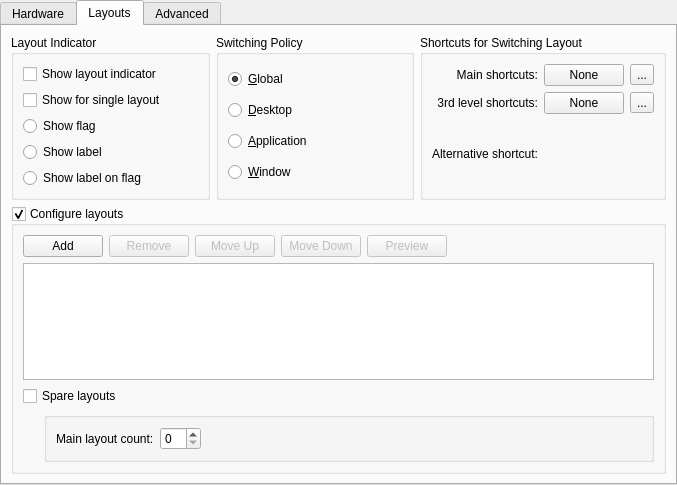
<?xml version="1.0" encoding="UTF-8"?>
<ui version="4.0">
 <class>TabWidget</class>
 <widget class="QTabWidget" name="TabWidget">
  <property name="geometry">
   <rect>
    <x>0</x>
    <y>0</y>
    <width>677</width>
    <height>485</height>
   </rect>
  </property>
  <property name="currentIndex">
   <number>1</number>
  </property>
  <widget class="QWidget" name="tabHardware">
   <attribute name="title">
    <string>Hardware</string>
   </attribute>
   <layout class="QFormLayout" name="formLayout">
    <item row="0" column="0">
     <widget class="QLabel" name="label_4">
      <property name="sizePolicy">
       <sizepolicy hsizetype="Minimum" vsizetype="Preferred">
        <horstretch>1</horstretch>
        <verstretch>0</verstretch>
       </sizepolicy>
      </property>
      <property name="text">
       <string>Keyboard &amp;model:</string>
      </property>
      <property name="alignment">
       <set>Qt::AlignRight|Qt::AlignTrailing|Qt::AlignVCenter</set>
      </property>
      <property name="buddy">
       <cstring>keyboardModelComboBox</cstring>
      </property>
     </widget>
    </item>
    <item row="0" column="1">
     <widget class="QComboBox" name="keyboardModelComboBox">
      <property name="sizePolicy">
       <sizepolicy hsizetype="Expanding" vsizetype="Fixed">
        <horstretch>2</horstretch>
        <verstretch>0</verstretch>
       </sizepolicy>
      </property>
      <property name="whatsThis">
       <string>Here you can choose a keyboard model. This setting is independent of your keyboard layout and refers to the &quot;hardware&quot; model, i.e. the way your keyboard is manufactured. Modern keyboards that come with your computer usually have two extra keys and are referred to as &quot;104-key&quot; models, which is probably what you want if you do not know what kind of keyboard you have.
</string>
      </property>
      <property name="maxVisibleItems">
       <number>15</number>
      </property>
      <property name="sizeAdjustPolicy">
       <enum>QComboBox::AdjustToContentsOnFirstShow</enum>
      </property>
     </widget>
    </item>
    <item row="1" column="0" colspan="2">
     <widget class="QWidget" name="lowerHardwareWidget" native="true">
      <property name="sizePolicy">
       <sizepolicy hsizetype="Expanding" vsizetype="Expanding">
        <horstretch>1</horstretch>
        <verstretch>1</verstretch>
       </sizepolicy>
      </property>
      <property name="minimumSize">
       <size>
        <width>0</width>
        <height>100</height>
       </size>
      </property>
      <property name="baseSize">
       <size>
        <width>0</width>
        <height>0</height>
       </size>
      </property>
      <layout class="QVBoxLayout" name="verticalLayout_2">
       <property name="margin">
        <number>0</number>
       </property>
      </layout>
     </widget>
    </item>
   </layout>
  </widget>
  <widget class="QWidget" name="tabLayouts">
   <attribute name="title">
    <string>Layouts</string>
   </attribute>
   <layout class="QGridLayout" name="gridLayout_2">
    <item row="0" column="0">
     <layout class="QHBoxLayout" name="horizontalLayout_3">
      <item>
       <widget class="KButtonGroup" name="kbuttongroup">
        <property name="title">
         <string>Layout Indicator</string>
        </property>
        <layout class="QGridLayout" name="gridLayout_3">
         <item row="0" column="0">
          <widget class="QCheckBox" name="showIndicatorChk">
           <property name="text">
            <string>Show layout indicator</string>
           </property>
          </widget>
         </item>
         <item row="1" column="0">
          <widget class="QCheckBox" name="showSingleChk">
           <property name="text">
            <string>Show for single layout</string>
           </property>
          </widget>
         </item>
         <item row="2" column="0">
          <widget class="QRadioButton" name="showFlagRadioBtn">
           <property name="text">
            <string>Show flag</string>
           </property>
          </widget>
         </item>
         <item row="3" column="0">
          <widget class="QRadioButton" name="showLabelRadioBtn">
           <property name="text">
            <string>Show label</string>
           </property>
          </widget>
         </item>
         <item row="4" column="0">
          <widget class="QRadioButton" name="showLabelOnFlagRadioBtn">
           <property name="text">
            <string>Show label on flag</string>
           </property>
          </widget>
         </item>
        </layout>
       </widget>
      </item>
      <item>
       <widget class="KButtonGroup" name="switchingPolicyButtonGroup">
        <property name="whatsThis">
         <string>If you select &quot;Application&quot; or &quot;Window&quot; switching policy, changing the keyboard layout will only affect the current application or window.</string>
        </property>
        <property name="title">
         <string>Switching Policy</string>
        </property>
        <layout class="QGridLayout">
         <item row="0" column="0">
          <widget class="QRadioButton" name="switchByGlobalRadioBtn">
           <property name="text">
            <string>&amp;Global</string>
           </property>
           <property name="checked">
            <bool>true</bool>
           </property>
          </widget>
         </item>
         <item row="1" column="0">
          <widget class="QRadioButton" name="switchByDesktopRadioBtn">
           <property name="text">
            <string>&amp;Desktop</string>
           </property>
          </widget>
         </item>
         <item row="2" column="0">
          <widget class="QRadioButton" name="switchByApplicationRadioBtn">
           <property name="text">
            <string>&amp;Application</string>
           </property>
          </widget>
         </item>
         <item row="3" column="0">
          <widget class="QRadioButton" name="switchByWindowRadioBtn">
           <property name="text">
            <string>&amp;Window</string>
           </property>
          </widget>
         </item>
        </layout>
       </widget>
      </item>
      <item>
       <widget class="QGroupBox" name="shortcutsGroupBox">
        <property name="title">
         <string>Shortcuts for Switching Layout</string>
        </property>
        <layout class="QGridLayout" name="_2">
         <item row="0" column="0">
          <widget class="QLabel" name="label">
           <property name="text">
            <string>Main shortcuts:</string>
           </property>
           <property name="alignment">
            <set>Qt::AlignRight|Qt::AlignTrailing|Qt::AlignVCenter</set>
           </property>
           <property name="buddy">
            <cstring>xkbGrpShortcutBtn</cstring>
           </property>
          </widget>
         </item>
         <item row="0" column="1">
          <widget class="QPushButton" name="xkbGrpShortcutBtn">
           <property name="whatsThis">
            <string>This is a shortcut for switching layouts which is handled by X.org. It allows modifier-only shortcuts.</string>
           </property>
           <property name="text">
            <string comment="no shortcut defined">None</string>
           </property>
          </widget>
         </item>
         <item row="0" column="2">
          <widget class="QToolButton" name="xkbGrpClearBtn">
           <property name="text">
            <string>...</string>
           </property>
          </widget>
         </item>
         <item row="1" column="0">
          <widget class="QLabel" name="label_3">
           <property name="text">
            <string>3rd level shortcuts:</string>
           </property>
           <property name="alignment">
            <set>Qt::AlignRight|Qt::AlignTrailing|Qt::AlignVCenter</set>
           </property>
           <property name="buddy">
            <cstring>xkb3rdLevelShortcutBtn</cstring>
           </property>
          </widget>
         </item>
         <item row="1" column="1">
          <widget class="QPushButton" name="xkb3rdLevelShortcutBtn">
           <property name="whatsThis">
            <string>This is a shortcut for switching to a third level of the active layout (if it has one) which is handled by X.org. It allows modifier-only shortcuts.</string>
           </property>
           <property name="text">
            <string comment="no shortcut defined">None</string>
           </property>
          </widget>
         </item>
         <item row="1" column="2">
          <widget class="QToolButton" name="xkb3rdLevelClearBtn">
           <property name="text">
            <string>...</string>
           </property>
          </widget>
         </item>
         <item row="2" column="0">
          <widget class="QLabel" name="label_2">
           <property name="text">
            <string>Alternative shortcut:</string>
           </property>
           <property name="alignment">
            <set>Qt::AlignRight|Qt::AlignTrailing|Qt::AlignVCenter</set>
           </property>
           <property name="buddy">
            <cstring>kdeKeySequence</cstring>
           </property>
          </widget>
         </item>
         <item row="2" column="1" colspan="2">
          <widget class="KKeySequenceWidget" name="kdeKeySequence">
           <property name="whatsThis">
            <string>This is a shortcut for switching layouts which is handled by KDE. It does not support modifier-only shortcuts and also may not work in some situations (e.g. if popup is active or from screensaver).</string>
           </property>
           <property name="multiKeyShortcutsAllowed">
            <bool>false</bool>
           </property>
          </widget>
         </item>
        </layout>
       </widget>
      </item>
     </layout>
    </item>
    <item row="1" column="0">
     <widget class="QGroupBox" name="layoutsGroupBox">
      <property name="enabled">
       <bool>true</bool>
      </property>
      <property name="title">
       <string>Configure layouts</string>
      </property>
      <property name="flat">
       <bool>false</bool>
      </property>
      <property name="checkable">
       <bool>true</bool>
      </property>
      <layout class="QGridLayout" name="gridLayout_5">
       <item row="0" column="0" colspan="2">
        <layout class="QHBoxLayout" name="horizontalLayout">
         <item>
          <widget class="QPushButton" name="addLayoutBtn">
           <property name="text">
            <string>Add</string>
           </property>
          </widget>
         </item>
         <item>
          <widget class="QPushButton" name="removeLayoutBtn">
           <property name="enabled">
            <bool>false</bool>
           </property>
           <property name="text">
            <string>Remove</string>
           </property>
          </widget>
         </item>
         <item>
          <widget class="QPushButton" name="moveUpBtn">
           <property name="enabled">
            <bool>false</bool>
           </property>
           <property name="text">
            <string>Move Up</string>
           </property>
          </widget>
         </item>
         <item>
          <widget class="QPushButton" name="moveDownBtn">
           <property name="enabled">
            <bool>false</bool>
           </property>
           <property name="text">
            <string>Move Down</string>
           </property>
          </widget>
         </item>
         <item>
          <widget class="QPushButton" name="previewbutton">
           <property name="enabled">
            <bool>false</bool>
           </property>
           <property name="text">
            <string>Preview</string>
           </property>
          </widget>
         </item>
         <item>
          <spacer name="horizontalSpacer">
           <property name="orientation">
            <enum>Qt::Horizontal</enum>
           </property>
           <property name="sizeHint" stdset="0">
            <size>
             <width>40</width>
             <height>20</height>
            </size>
           </property>
          </spacer>
         </item>
        </layout>
       </item>
       <item row="1" column="0" colspan="2">
        <widget class="QTableView" name="layoutsTableView">
         <property name="selectionBehavior">
          <enum>QAbstractItemView::SelectRows</enum>
         </property>
         <property name="showGrid">
          <bool>false</bool>
         </property>
         <attribute name="verticalHeaderVisible">
          <bool>false</bool>
         </attribute>
        </widget>
       </item>
       <item row="2" column="0" colspan="2">
        <widget class="QCheckBox" name="layoutLoopingCheckBox">
         <property name="text">
          <string>Spare layouts</string>
         </property>
        </widget>
       </item>
       <item row="3" column="0">
        <spacer name="horizontalSpacer_2">
         <property name="orientation">
          <enum>Qt::Horizontal</enum>
         </property>
         <property name="sizeType">
          <enum>QSizePolicy::Fixed</enum>
         </property>
         <property name="sizeHint" stdset="0">
          <size>
           <width>15</width>
           <height>20</height>
          </size>
         </property>
        </spacer>
       </item>
       <item row="3" column="1">
        <widget class="QGroupBox" name="layoutLoopingGroupBox">
         <property name="title">
          <string/>
         </property>
         <property name="flat">
          <bool>true</bool>
         </property>
         <layout class="QGridLayout" name="gridLayout_4">
          <item row="0" column="0">
           <widget class="QLabel" name="label_5">
            <property name="text">
             <string>Main layout count:</string>
            </property>
           </widget>
          </item>
          <item row="0" column="1">
           <widget class="QSpinBox" name="layoutLoopCountSpinBox"/>
          </item>
          <item row="0" column="2">
           <spacer name="horizontalSpacer_3">
            <property name="orientation">
             <enum>Qt::Horizontal</enum>
            </property>
            <property name="sizeHint" stdset="0">
             <size>
              <width>431</width>
              <height>20</height>
             </size>
            </property>
           </spacer>
          </item>
         </layout>
        </widget>
       </item>
      </layout>
     </widget>
    </item>
   </layout>
  </widget>
  <widget class="QWidget" name="tabAdvanced">
   <attribute name="title">
    <string>Advanced</string>
   </attribute>
   <layout class="QGridLayout" name="gridLayout_1">
    <item row="0" column="0" colspan="2">
     <widget class="QCheckBox" name="configureKeyboardOptionsChk">
      <property name="text">
       <string>&amp;Configure keyboard options</string>
      </property>
     </widget>
    </item>
    <item row="1" column="0">
     <widget class="QTreeView" name="xkbOptionsTreeView">
      <property name="enabled">
       <bool>false</bool>
      </property>
      <property name="selectionMode">
       <enum>QAbstractItemView::NoSelection</enum>
      </property>
      <property name="headerHidden">
       <bool>true</bool>
      </property>
     </widget>
    </item>
   </layout>
  </widget>
 </widget>
 <customwidgets>
  <customwidget>
   <class>KButtonGroup</class>
   <extends>QGroupBox</extends>
   <header>kbuttongroup.h</header>
   <container>1</container>
  </customwidget>
  <customwidget>
   <class>KKeySequenceWidget</class>
   <extends>QWidget</extends>
   <header>kkeysequencewidget.h</header>
  </customwidget>
 </customwidgets>
 <resources/>
 <connections/>
 <slots>
  <signal>changed(bool)</signal>
 </slots>
</ui>
